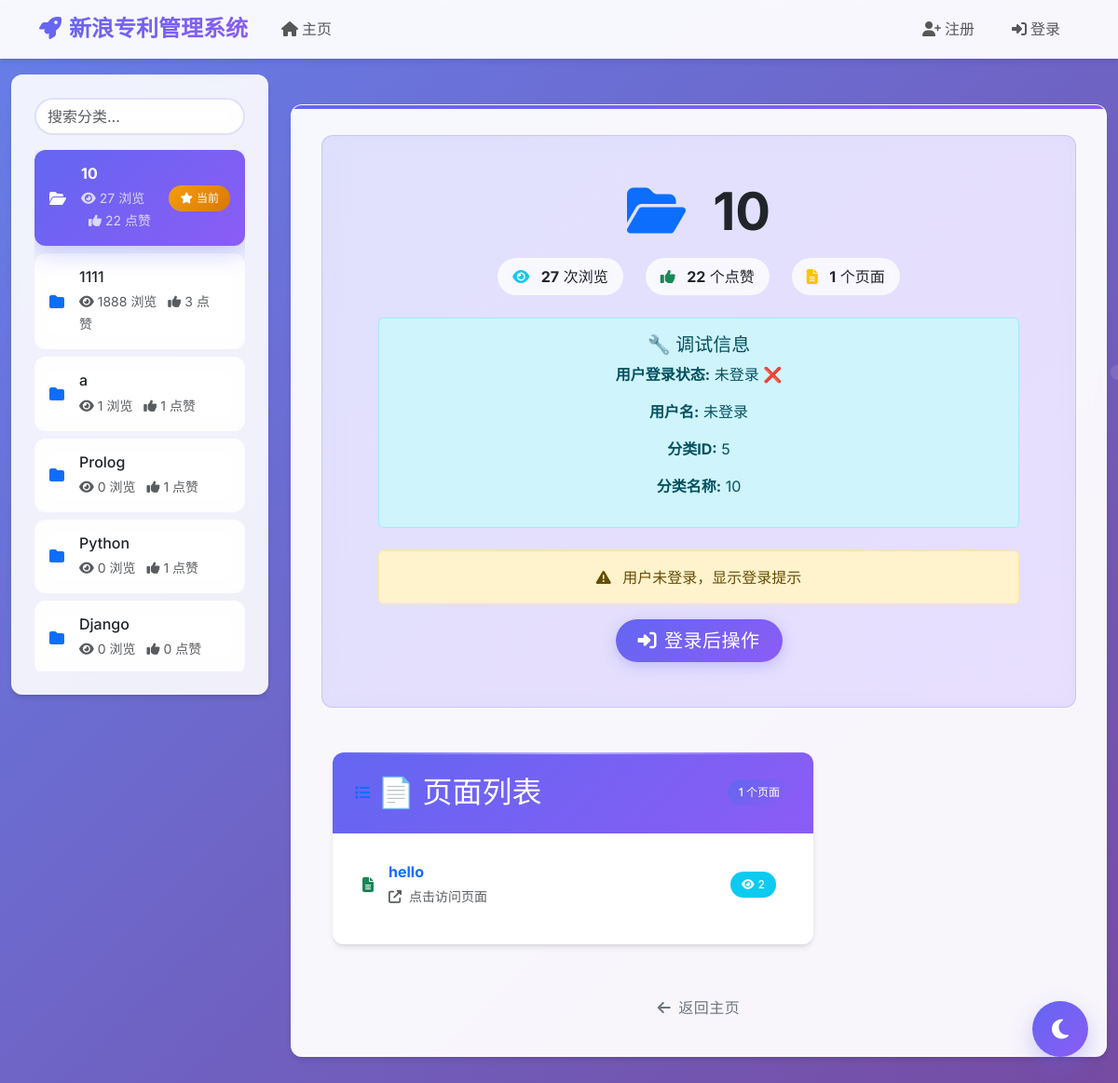
The app's page /category/10/, older data.
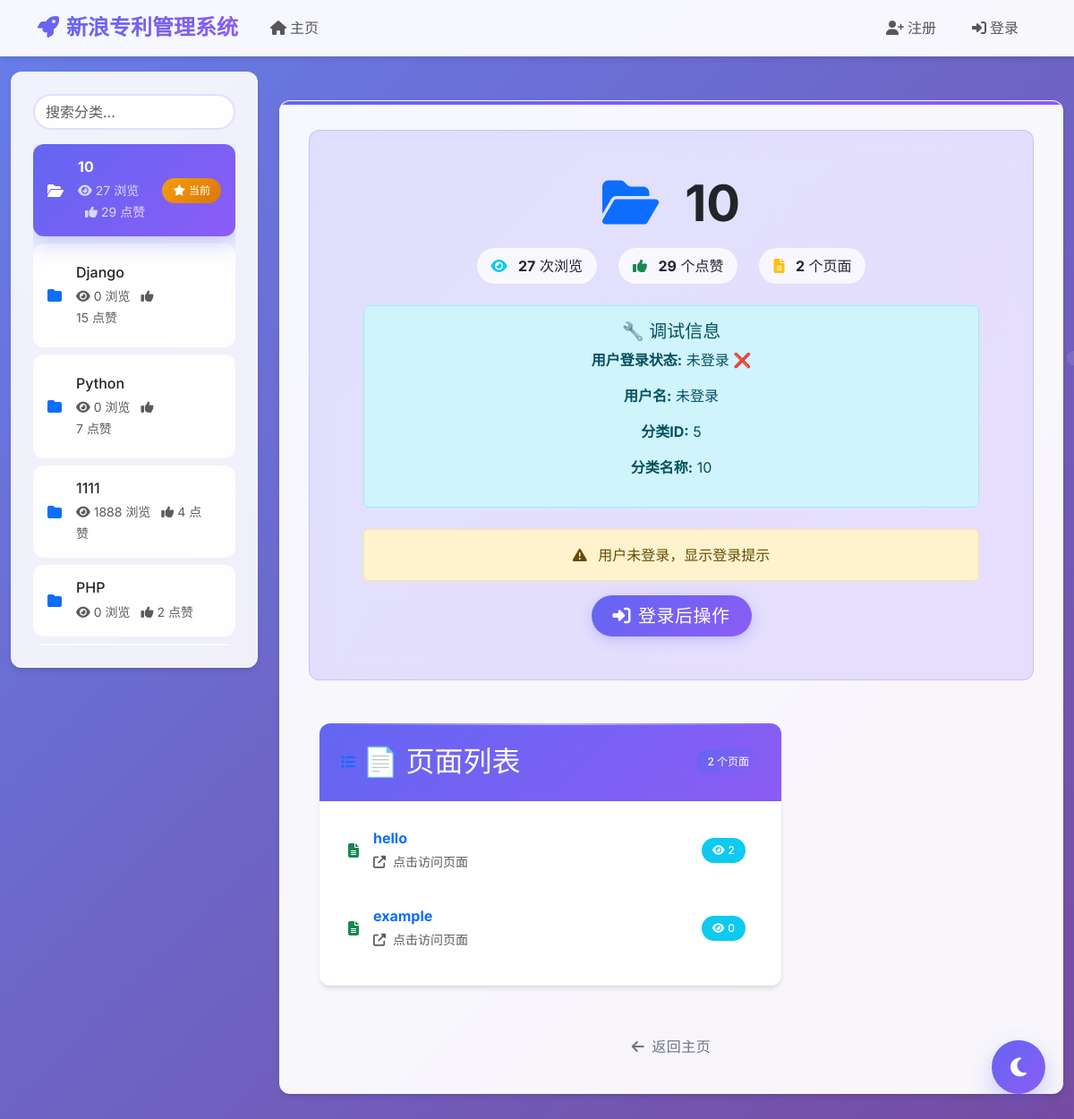
The same page, newer data.
### PatentMS/models.py (models this page shows, shortened)
class Category(models.Model):
    name = models.CharField(max_length=128, unique=True, verbose_name="分类名称")
    views = models.IntegerField(default=0, verbose_name="浏览次数")
    likes = models.IntegerField(default=0, verbose_name="点赞次数")
    slug = models.SlugField(blank=True, unique=True, verbose_name="URL别名")
    class Meta:
        verbose_name = "分类"
        verbose_name_plural = "分类"
        ordering = ["-likes", "-views", "name"]

class Page(models.Model):
    category = models.ForeignKey(
        Category, on_delete=models.CASCADE, verbose_name="所属分类"
    )
    title = models.CharField(max_length=128, verbose_name="页面标题")
    url = models.URLField(verbose_name="页面URL")
    views = models.IntegerField(default=0, verbose_name="浏览次数")
    class Meta:
        verbose_name = "页面"
        verbose_name_plural = "页面"
        ordering = ["-views", "title"]
        unique_together = ["category", "title"]
    @property
    def is_popular(self):
        return self.views > 10

### PatentMS/views.py (the view)
def show_category(request, category_name_slug):
    try:
        logger.info(f"尝试访问分类: {category_name_slug}")
        try:
            category = Category.objects.get(slug=category_name_slug)
            logger.info(f"找到分类: {category.name} (ID: {category.id})")
        except Category.DoesNotExist:
            logger.error(f"分类不存在: {category_name_slug}")
            messages.error(request, f"分类 '{category_name_slug}' 不存在")
            return redirect("index")
        pages = Page.objects.filter(category=category).order_by("-views")
        logger.info(f"分类 {category.name} 有 {pages.count()} 个页面")
        return render(
            request, "PatentMS/category.html", {"category": category, "pages": pages}
        )
    except Exception as e:
        logger.error(f"分类页面加载失败: {e}")
        messages.error(request, f"加载分类页面时发生错误: {str(e)}")
        return redirect("index")

### templates/PatentMS/category.html (shortened to what this page needs)
{% extends "PatentMS/base_model.html" %}
{% load static %}
{% block body_block%}
{% if category %}
<div data-category-id="{{ category.id }}">
  <div class="category-header mb-5" data-aos="fade-down">
    <div class="jumbotron p-5 text-center">
      <div class="container">
        <h1 class="display-4 fw-bold mb-3">
          <i class="fas fa-folder-open text-primary me-3"></i>
          {{ category.name }}
        </h1>
        <div
          class="category-stats d-flex justify-content-center align-items-center mb-4"
        >
          <div class="stat-item me-4">
            <i class="fas fa-eye text-info me-2"></i>
            <span class="fw-bold">{{ category.views }}</span> 次浏览
          </div>
          <div class="stat-item me-4">
            <i class="fas fa-thumbs-up text-success me-2"></i>
            <span class="fw-bold" id="like_count">{{ category.likes }}</span>
            个点赞
          </div>
          <div class="stat-item">
            <i class="fas fa-file-alt text-warning me-2"></i>
            <span class="fw-bold">{{ pages.count }}</span> 个页面
          </div>
        </div>
        <div class="alert alert-info mb-3">
          <h5>🔧 调试信息</h5>
          <p>
            <strong>用户登录状态:</strong>
            {{ user.is_authenticated|yesno:"已登录 ✅,未登录 ❌" }}
          </p>
          <p><strong>用户名:</strong> {{ user.username|default:"未登录" }}</p>
          <p><strong>分类ID:</strong> {{ category.id }}</p>
          <p><strong>分类名称:</strong> {{ category.name }}</p>
        </div>
        <div
          class="category-actions"
          style="
            display: block !important;
            visibility: visible !important;
            opacity: 1 !important;
          "
        >
          {% if user.is_authenticated %}
          <button
            id="like_btn"
            data-categoryid="{{ category.id }}"
            class="btn btn-primary btn-lg me-3"
            onclick="likeCategoryFunction();"
            style="
              display: inline-block !important;
              visibility: visible !important;
              opacity: 1 !important;
            "
          >
            <i class="fas fa-thumbs-up me-2"></i>点赞分类
          </button>
          <a
            href="{% url 'add_page' category.slug %}"
            class="btn btn-success btn-lg"
            style="
              display: inline-block !important;
              visibility: visible !important;
              opacity: 1 !important;
            "
          >
            <i class="fas fa-plus me-2"></i>添加页面
          </a>
          {% else %}
          <div class="alert alert-warning mb-3">
            <i class="fas fa-exclamation-triangle me-2"></i>
            用户未登录，显示登录提示
          </div>
          <a href="{% url 'auth_login' %}" class="btn btn-primary btn-lg">
            <i class="fas fa-sign-in-alt me-2"></i>登录后操作
          </a>
          {% endif %}
        </div>
      </div>
    </div>
  </div>
  <div class="container">
    <div class="row">
      <div class="col-lg-8">
        <div class="card mb-4" data-aos="fade-right">
          <div class="card-header d-flex align-items-center">
            <i class="fas fa-list text-primary me-2"></i>
            <h2 class="card-title mb-0">📄 页面列表</h2>
            <span class="badge bg-primary ms-auto"
              >{{ pages.count }} 个页面</span
            >
          </div>
          <div class="card-body">
            <div id="pages-container">
              {% if pages %}
              <div class="list-group list-group-flush">
                {% for page in pages %}
                <div
                  class="list-group-item page-item d-flex justify-content-between align-items-center"
                  data-aos="fade-up"
                  data-aos-delay="{{ forloop.counter|add:0 }}"
                >
                  <div class="flex-grow-1">
                    <div class="d-flex align-items-center">
                      <i class="fas fa-file-alt text-success me-3"></i>
                      <div>
                        <h6 class="mb-1">
                          <a
                            href="{% url 'goto' %}?page_id={{page.id}}"
                            class="text-decoration-none fw-bold"
                          >
                            {{ page.title }}
                          </a>
                        </h6>
                        <small class="text-muted">
                          <i class="fas fa-external-link-alt me-1"></i>
                          点击访问页面
                        </small>
                      </div>
                    </div>
                  </div>
                  <div class="d-flex align-items-center">
                    <span class="badge bg-info rounded-pill me-2">
                      <i class="fas fa-eye me-1"></i>{{ page.views }}
                    </span>
                  </div>
                </div>
                {% endfor %}
              </div>
              {% endif %}
            </div>
          </div>
        </div>
      </div>
    </div>
  </div>
  <div class="text-center mt-4" data-aos="fade-up">
    <a href="{% url 'index' %}" class="btn btn-outline-secondary">
      <i class="fas fa-arrow-left me-2"></i>返回主页
    </a>
  </div>
</div>
{% endif %}
{% endblock %}

### templates/PatentMS/base_model.html (shortened to what this page needs)
<!DOCTYPE html>
{% load static %}
{% load PatentMS_template_tags %}
<html lang="zh-CN" data-bs-theme="light">
  <head>
    <link
      href="https://cdn.jsdelivr.net/npm/bootstrap@5.3.2/dist/css/bootstrap.min.css"
      rel="stylesheet"
    />
    <link
      href="https://cdnjs.cloudflare.com/ajax/libs/font-awesome/6.4.0/css/all.min.css"
      rel="stylesheet"
    />
    <link href="https://unpkg.com/aos@2.3.1/dist/aos.css" rel="stylesheet" />
    <link href="{% static 'css/custom.css' %}" rel="stylesheet" />
  </head>
  <body>
    <nav class="navbar navbar-expand-lg fixed-top">
      <div class="container">
        <a class="navbar-brand" href="{% url 'index' %}">
          <i class="fas fa-rocket me-2"></i>新浪专利管理系统
        </a>
        <div class="collapse navbar-collapse" id="navbarCollapse">
          <ul class="navbar-nav me-auto">
            <li class="nav-item">
              <a class="nav-link" href="{% url 'index' %}">
                <i class="fas fa-home me-1"></i>主页
              </a>
            </li>
          </ul>
          <ul class="navbar-nav">
            {% if user.is_authenticated %}
            <li class="nav-item dropdown">
              <a
                class="nav-link dropdown-toggle"
                href="#"
                role="button"
                data-bs-toggle="dropdown"
              >
                <i class="fas fa-user-circle me-1"></i>{{ user.username }}
              </a>
              <ul class="dropdown-menu">
                <li>
                  <a
                    class="dropdown-item"
                    href="{% url 'auth_password_change' %}"
                  >
                    <i class="fas fa-key me-2"></i>更改密码
                  </a>
                </li>
                <li><hr class="dropdown-divider" /></li>
                <li>
                  <a class="dropdown-item" href="{% url 'auth_logout' %}">
                    <i class="fas fa-sign-out-alt me-2"></i>登出
                  </a>
                </li>
              </ul>
            </li>
            {% else %}
            <li class="nav-item">
              <a class="nav-link" href="{% url 'registration_register' %}">
                <i class="fas fa-user-plus me-1"></i>注册
              </a>
            </li>
            <li class="nav-item">
              <a class="nav-link" href="{% url 'auth_login' %}">
                <i class="fas fa-sign-in-alt me-1"></i>登录
              </a>
            </li>
            {% endif %}
          </ul>
        </div>
      </div>
    </nav>
    <div class="container-fluid" style="margin-top: 80px">
      <div class="row">
        <div class="col-lg-3 col-md-4">
          <div class="sidebar">
            <div class="mb-3">
              <input
                type="search"
                id="search-input"
                class="form-control"
                placeholder="搜索分类..."
              />
            </div>
            <div id="categories-listing">
              {% block sidebar_block %} {% get_category_list category %}
              {%endblock %}
            </div>
          </div>
        </div>
        <div class="col-lg-9 col-md-8">
          <div class="main-content">{% block body_block %} {% endblock %}</div>
        </div>
      </div>
    </div>
    <button class="fab" id="theme-toggle" title="切换主题">
      <i class="fas fa-moon"></i>
    </button>
  </body>
</html>

### templates/PatentMS/categories.html (shortened to what this page needs)
<div class="categories-container">
  {% if categories %}
  <div class="list-group list-group-flush">
    {% for c in categories %} {% if c == current_category %}
    <a
      class="list-group-item list-group-item-action active category-item current-category"
      href="{% if c.slug %}{% url 'show_category' c.slug %}{% else %}#{% endif %}"
      data-aos="fade-right"
      data-aos-delay="{{ forloop.counter|add:0 }}"
    >
      <div class="d-flex align-items-center">
        <i class="fas fa-folder-open text-warning me-3"></i>
        <div class="flex-grow-1">
          <h6 class="mb-1 fw-bold">{{ c.name }}</h6>
          <small class="opacity-75">
            <i class="fas fa-eye me-1"></i>{{ c.views }} 浏览
            <i class="fas fa-thumbs-up ms-2 me-1"></i>{{ c.likes }} 点赞
          </small>
        </div>
        <span class="badge bg-warning rounded-pill">
          <i class="fas fa-star me-1"></i>当前
        </span>
      </div>
    </a>
    {% else %}
    <a
      class="list-group-item list-group-item-action category-item"
      href="{% if c.slug %}{% url 'show_category' c.slug %}{% else %}#{% endif %}"
      data-aos="fade-right"
      data-aos-delay="{{ forloop.counter|add:0 }}"
    >
      <div class="d-flex align-items-center">
        <i class="fas fa-folder text-primary me-3"></i>
        <div class="flex-grow-1">
          <h6 class="mb-1 fw-medium">{{ c.name }}</h6>
          <small class="text-muted">
            <i class="fas fa-eye me-1"></i>{{ c.views }} 浏览
            <i class="fas fa-thumbs-up ms-2 me-1"></i>{{ c.likes }} 点赞
          </small>
        </div>
      </div>
    </a>
    {% endif %} {% endfor %}
  </div>
  {% endif %}
</div>

Row changes from the older to the newer data that the page shows:
no longer on this page (row unchanged): Category: name "a", views "1", likes "1"
no longer on this page (row unchanged): Category: name "Prolog", views "0", likes "1"
changed Category id 5: likes "22" → "29"
changed Category "Django": likes "0" → "15"; moves up the list
changed Category "Python": likes "1" → "7"; moves up the list
changed Category (number 4 of 5 on the later page): likes "3" → "4"
now on this page (row edited): Category: name "PHP", views "0", likes "2"
added Page: title "example", views "0"
Text that changed along with them:
{{ pages.count }}: "1" → "2"
